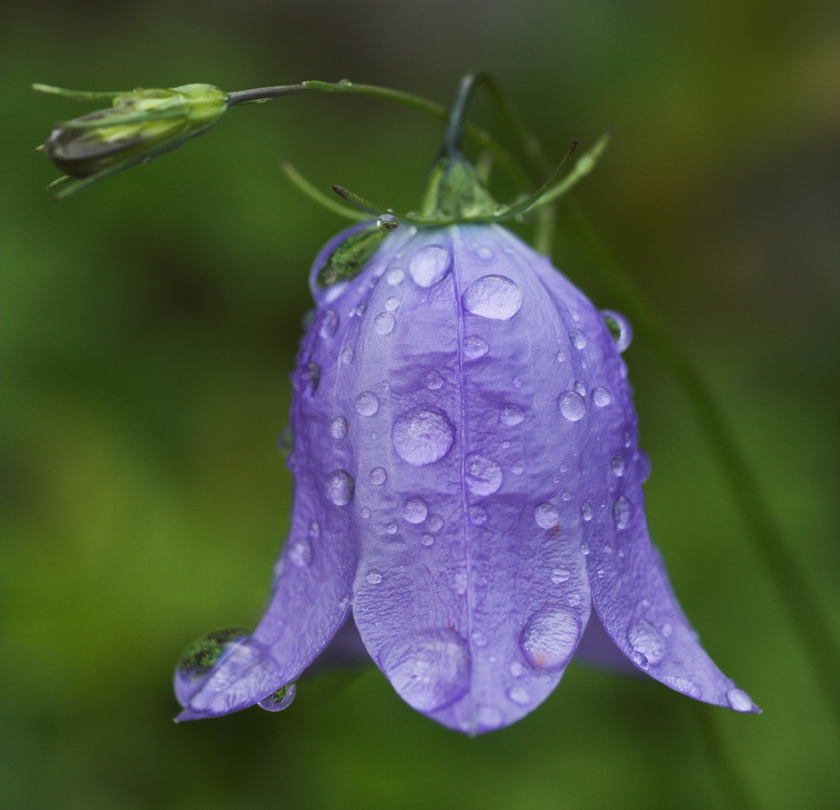
#> input picture blaklokke.jpg, 840 x 810 px
$ python 'Otsu'"'"'s method.py'
#> lines starting #> are read from the running program, lines starting #| are printed output that depends on the picture
import matplotlib.pyplot as plt
import numpy as np
from PIL import Image

# Otsu's method for optimum global thresholding

L = 256
im = np.array(Image.open('blaklokke.jpg')).astype('float')/(L-1)
# Try with both grey and blue color scale
# Grey:
# im_ = np.array(Image.open('blaklokke.jpg').convert('LA'))[:,:,0].astype('float')/(L-1)
# Blue:
im_ = np.array(Image.open('blaklokke.jpg'))[:,:,2].astype('float')/(L-1)
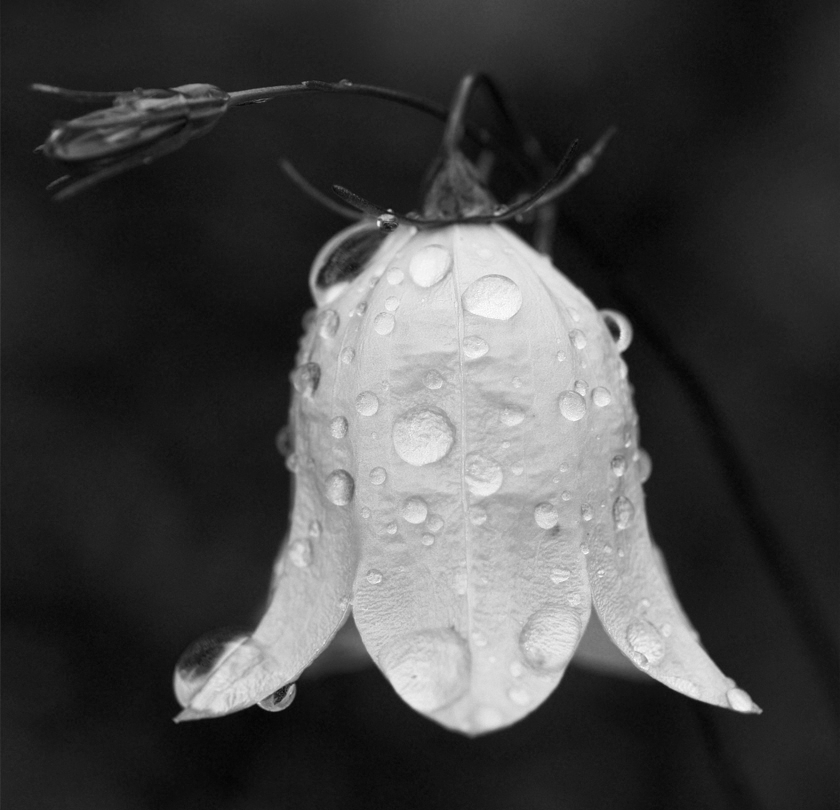
#> im_: shape (810, 840) float64; min 0.00784, max 0.992, mean 0.267
P = im.shape[0];   Q = im.shape[1]
#> after `P = im.shape[0]`: P = 810
#> after `Q = im.shape[1]`: Q = 840

int, count = np.unique((im_*(L-1)).astype('int'), return_counts = True)
#> int = 252 values from 2 to 253; count = 252 values, max 23276 at index 22, min 1 at index 0, mean 2700
hist = np.zeros(L)
hist[int-1] = count/P/Q

m = lambda k: np.sum([i*hist[i] for i in range(k)])
gl_m = m(L)
gl_v = np.sum([(i-gl_m)**2*hist[i] for i in range(L)])

P = np.array([[np.sum(hist[:k]), np.sum(hist[k:])] for k in range(L)])
m = np.nan_to_num(np.array([[m(k), m(L)-m(k)] for k in range(L)]))

b_v = P[:,0] * (m[:,0] - gl_m)**2 + P[:,1] * (m[:,1] - gl_m)**2
k_ = np.argmax(b_v)
n_ = b_v[k_]/gl_v

plt.bar(np.arange(L), hist)
plt.axvline(x=k_-0.5, color='red')
plt.show()
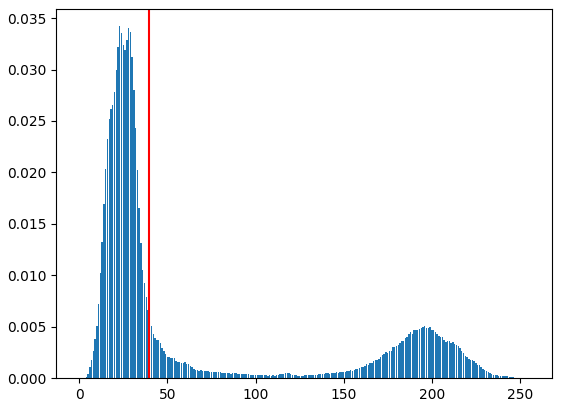
#> figure drawn by matplotlib, 1 panel; tallest bar 0.0342 high, from x = 22.6 to 23.4
plt.clf()

im1 = im.copy()
im1[im_ < k_/(L-1)] = 0
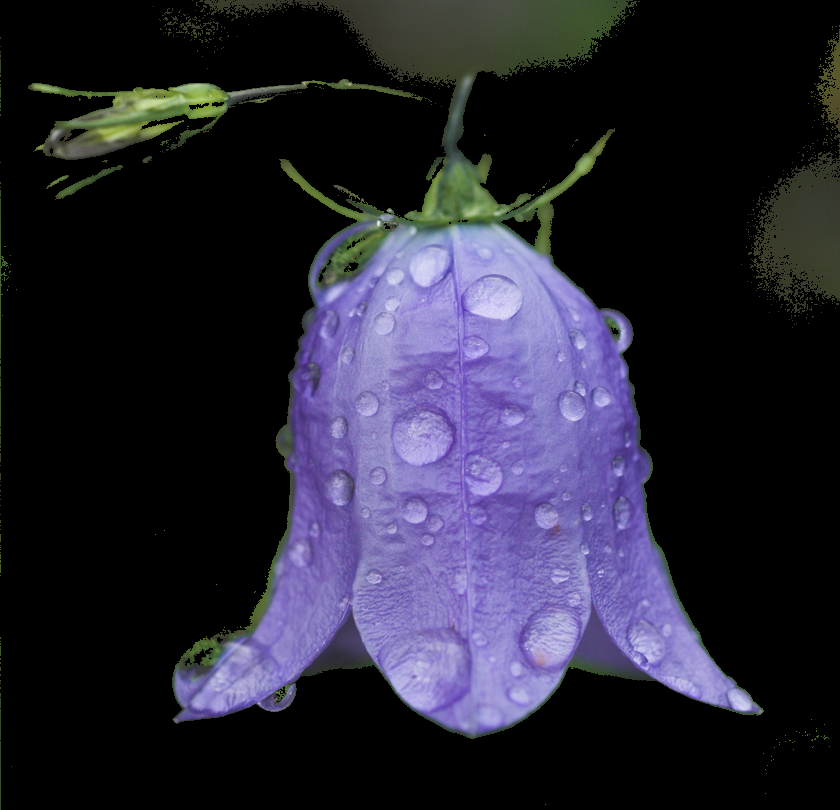
#> im1: shape (810, 840, 3) float64; mean R, G, B 0.151, 0.144, 0.202

plt.subplot(121)
plt.imshow(im)

plt.subplot(122)
plt.imshow(im1)
plt.show()
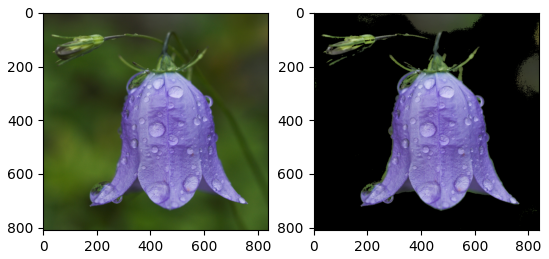
#> figure drawn by matplotlib, 2 panels
